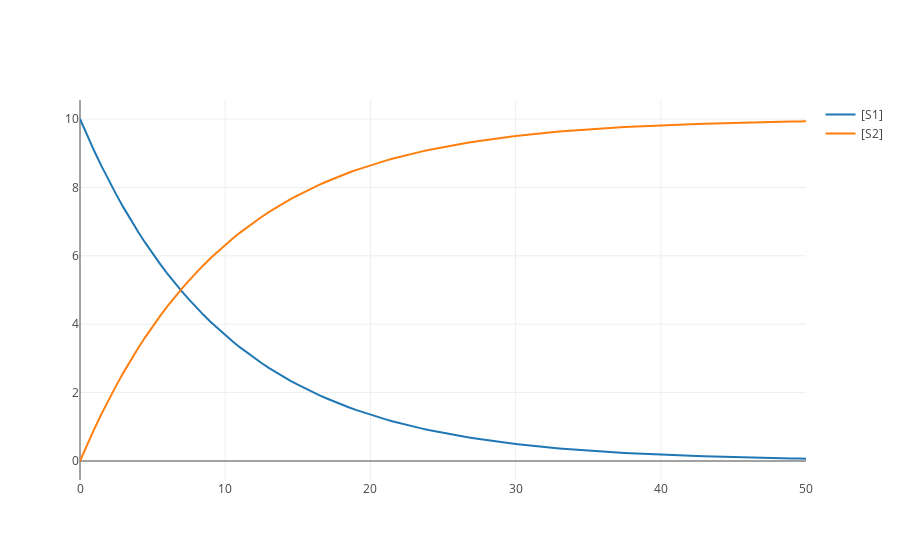

The notebook cell saved with this chart:
### Code cell
simple.simulate(start=0, end=50, steps=100)
simple.plot()
